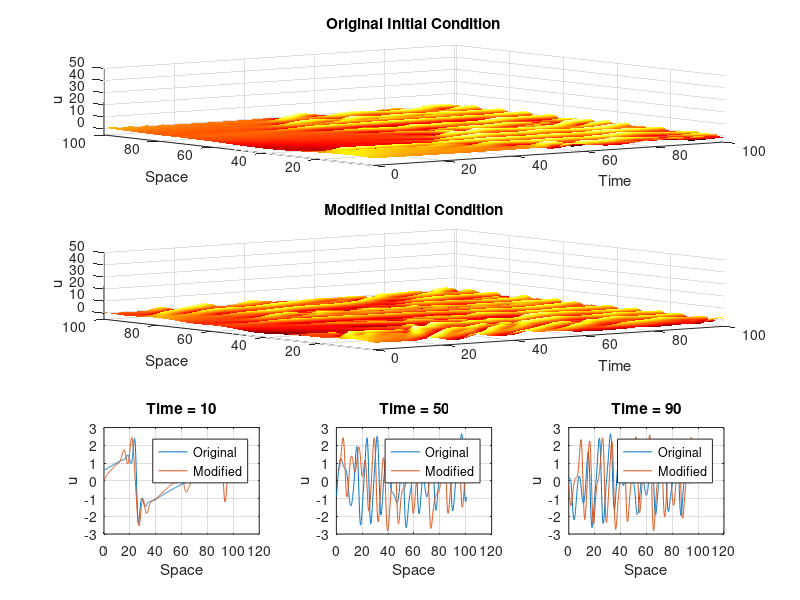
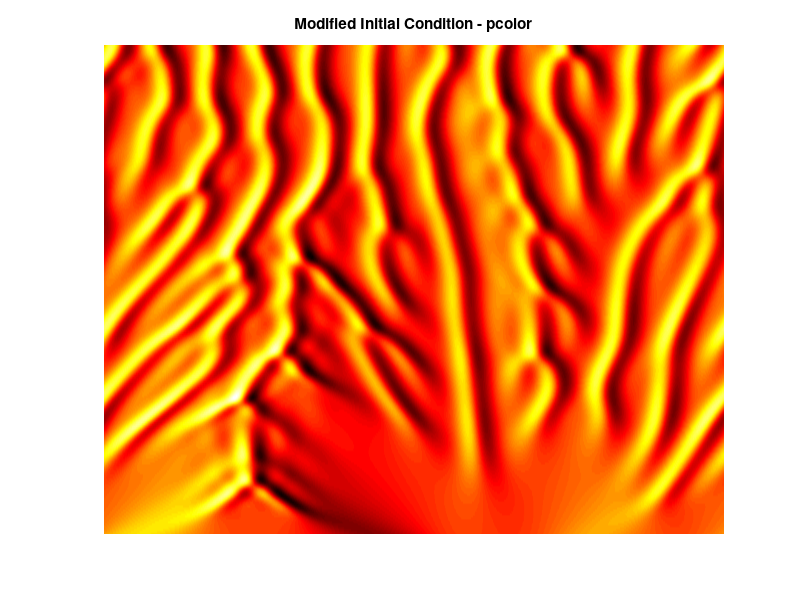

The MATLAB script that drew these images, in order:
clear all;
close all;
clc;
%% equation
% Kuramoto-Sivashinsky equation (from Trefethen)
% u_t = -u*u_x - u_xx - u_xxxx 
% Parameters and initial conditions
N = 1024; % Number of grid points
x = 32*pi*(1:N)'/N; % Spatial grid
u_original = cos(x/16).*(1+sin(x/16)); % Original initial condition
v_original = fft(u_original); % Fourier transform of original initial condition
% Spatial grid and numerical parameters
h = 0.025; % Time step
k = [0:N/2-1 0 -N/2+1:-1]'/16; % Wavenumber vector
L = k.^2 - k.^4; % Fourier multipliers for spatial derivatives
E = exp(h*L); E2 = exp(h*L/2); % Time-stepping operators
M = 16; % Number of points for exponential integrator
r = exp(1i*pi*((1:M)-.5)/M); % Exponential integrator points
LR = h*L(:,ones(M,1)) + r(ones(N,1),:); % Matrix for exponential integrator
Q = h*real(mean( (exp(LR/2)-1)./LR ,2)); % Quadratic nonlinear term
f1 = h*real(mean( (-4-LR+exp(LR).*(4-3*LR+LR.^2))./LR.^3 ,2)); % Cubic nonlinear term
f2 = h*real(mean( (2+LR+exp(LR).*(-2+LR))./LR.^3 ,2)); % Cubic nonlinear term
f3 = h*real(mean( (-4-3*LR-LR.^2+exp(LR).*(4-LR))./LR.^3 ,2)); % Cubic nonlinear term
%% Main time-stepping loop for original initial condition
uu_original = u_original; % Array to store solution for original condition
tt = 0; % Time array initialization
tmax = 100; % Maximum time
nmax = round(tmax/h); % Number of time steps
nplt = floor((tmax/250)/h); % Plotting interval
g = -0.5i*k; % Nonlinear term in Fourier space

for n = 1:nmax
    t = n*h; % Current time
    Nv = g.*fft(real(ifft(v_original)).^2); % Nonlinear term in Fourier space
    a = E2.*v_original + Q.*Nv; % Exponential integrator step
    Na = g.*fft(real(ifft(a)).^2); % Nonlinear term in Fourier space
    b = E2.*v_original + Q.*Na; % Exponential integrator step
    Nb = g.*fft(real(ifft(b)).^2); % Nonlinear term in Fourier space
    c = E2.*a + Q.*(2*Nb-Nv); % Exponential integrator step
    Nc = g.*fft(real(ifft(c)).^2); % Nonlinear term in Fourier space
    v_original = E.*v_original + Nv.*f1 + 2*(Na+Nb).*f2 + Nc.*f3; % Time-stepping update
    
    % Store solution for plotting
    if mod(n,nplt)==0
        u_original = real(ifft(v_original)); % Inverse Fourier transform to get u
        uu_original = [uu_original,u_original]; % Store solution
        tt = [tt,t]; % Update time array
    end
end
%% Comparing original and modified initial conditions
div1 = 20*rand() + 5; % Random divisor 1
div2 = 20*rand() + 5; % Random divisor 2
u_modified = cos(x/div1).*(1+sin(x/div2)); % Modified initial condition
v_modified = fft(u_modified); % Fourier transform of modified initial condition
save('kuramoto_sivishinky_original.mat','x','tt','uu_original')
u_modified = u_modified; % Set initial condition to modified
v_modified = fft(u_modified); % Fourier transform of modified initial condition
uu_modified = u_modified; tt = 0; % Reset storage arrays
for n = 1:nmax
    t = n*h; % Current time
    Nv = g.*fft(real(ifft(v_modified)).^2); % Nonlinear term in Fourier space
    a = E2.*v_modified + Q.*Nv; % Exponential integrator step
    Na = g.*fft(real(ifft(a)).^2); % Nonlinear term in Fourier space
    b = E2.*v_modified + Q.*Na; % Exponential integrator step
    Nb = g.*fft(real(ifft(b)).^2); % Nonlinear term in Fourier space
    c = E2.*a + Q.*(2*Nb-Nv); % Exponential integrator step
    Nc = g.*fft(real(ifft(c)).^2); % Nonlinear term in Fourier space
    v_modified = E.*v_modified + Nv.*f1 + 2*(Na+Nb).*f2 + Nc.*f3; % Time-stepping update
    % Store solution for plotting
    if mod(n,nplt)==0
        u_modified = real(ifft(v_modified)); % Inverse Fourier transform to get u
        uu_modified = [uu_modified,u_modified]; % Store solution
        tt = [tt,t]; % Update time array
    end
end
%% figures
figure;
subplot(3,3,[1,2,3]);
surf(tt,x,uu_original), shading interp, colormap(hot), axis tight;
title('Original Initial Condition');
xlabel('Time');
ylabel('Space');
zlabel('u');
set(gca,'zlim',[-5 50]);
%
subplot(3,3,[4,5,6]);
surf(tt,x,uu_modified), shading interp, colormap(hot), axis tight;
title('Modified Initial Condition');
xlabel('Time');
ylabel('Space');
zlabel('u');
set(gca,'zlim',[-5 50]);
%
slice_times = [10, 50, 90]; % Time slices to plot
for i = 1:length(slice_times)
    [~, idx] = min(abs(tt - slice_times(i))); % Find closest time index 
    % Adjusting subplot indices to ensure they are within the range 1 to 9
    subplot(3,3,i+6); % For original condition
    plot(x, uu_original(:,idx));   
hold on
    subplot(3,3,i+6); % For modified condition
    plot(x, uu_modified(:,idx));
    title(['Time = ', num2str(slice_times(i))]);
    legend('Original','Modified')
    xlabel('Space');
    ylabel('u');
    grid on;
end
%
figure;
pcolor(x, tt, uu_modified.'), shading interp, colormap(hot), axis off;
title('Modified Initial Condition - pcolor');
xlabel('Space');
ylabel('Time');
